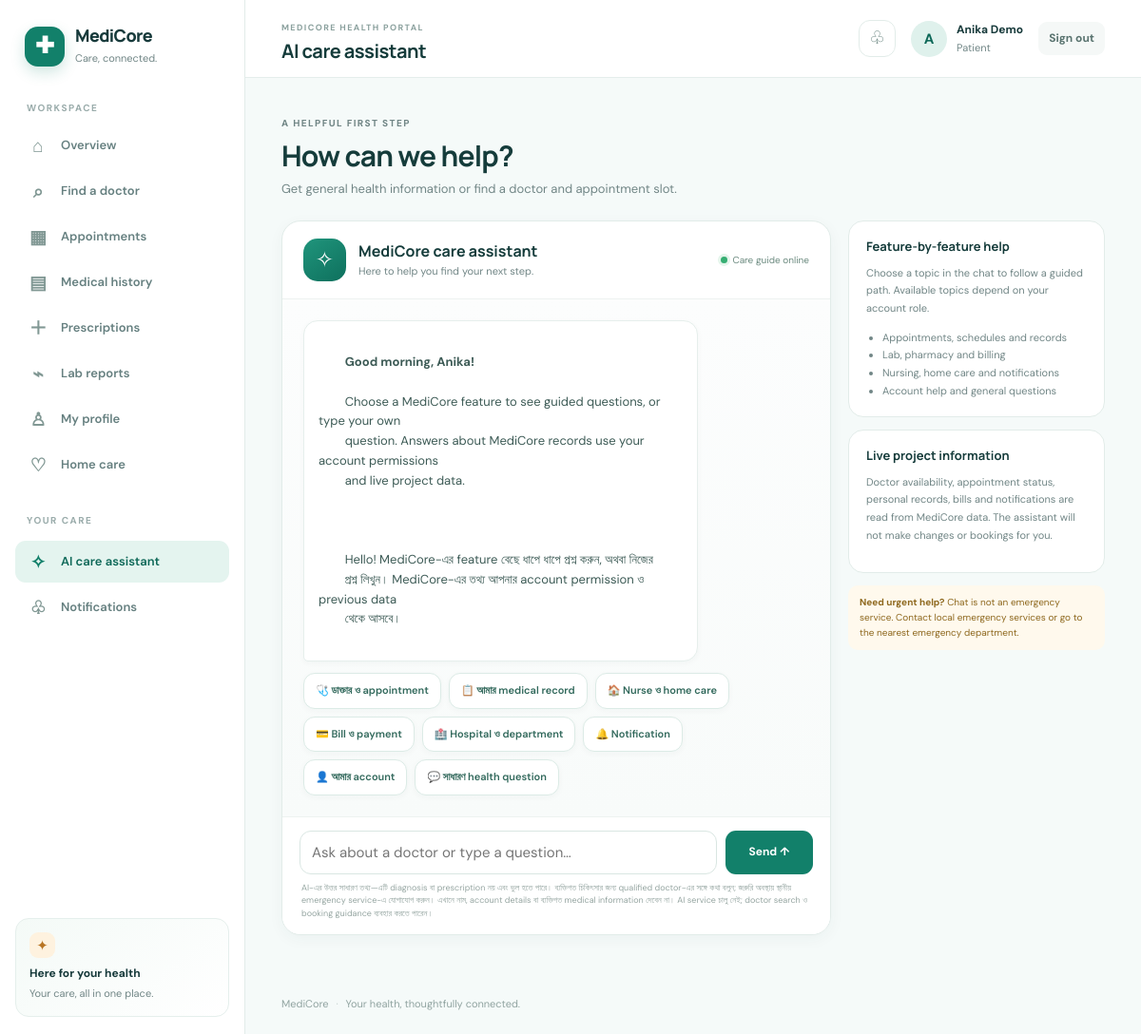
The page /chatbot/ (signed in) on the database its author committed.
### apps/accounts/models.py (models this page shows, shortened)
class User(AbstractUser):
    role = models.CharField(
        max_length=20,
        choices=Role.choices,
        default=Role.PATIENT,
    )
    public_id = models.CharField(
        max_length=20,
        unique=True,
        blank=True,
    )
    is_verified = models.BooleanField(default=False)

### apps/chatbot/views.py (the view)
# urls.py: path("", chatbot_page, name="page"),
@login_required
def chatbot_page(request):
    return render(
        request,
        "chatbot/chat.html",
        {
            "ai_enabled": bool(getattr(settings, "GEMINI_API_KEY", "")),
            "guided_options": get_start_options(request.user.role),
        },
    )

### apps/chatbot/flows.py (called while the page is built)
def get_start_options(role):
    return START_MENUS.get(role, START_MENUS["PATIENT"])

### templates/chatbot/chat.html (shortened to what this page needs)
{% extends "base.html" %}
{% block page_heading %}AI care assistant{% endblock %}
{% block content %}
<div class="page-header">
  <div>
    <p class="eyebrow">A HELPFUL FIRST STEP</p>
    <h1>How can we help?</h1>
    <p>Get general health information or find a doctor and appointment slot.</p>
  </div>
</div>
<div class="chat-layout">
  <section class="chat-panel" aria-label="MediCore assistant chat">
    <div class="chat-intro">
      <div class="chat-brand-mark" aria-hidden="true">✧</div>
      <div>
        <h2>MediCore care assistant</h2>
        <p>Here to help you find your next step.</p>
      </div>
      <span class="assistant-status">
        <i class="status-dot"></i>
        {% if ai_enabled %}AI assistant online{% else %}Care guide online{% endif %}
      </span>
    </div>
    <div
      id="chat-messages"
      class="chat-messages"
      aria-live="polite"
      aria-relevant="additions text"
    >
      <div class="chat-bubble bot">
        <strong
          id="chat-greeting"
          data-first-name="{{ request.user.first_name|default:request.user.username }}"
        >Hello!</strong>
        Choose a MediCore feature to see guided questions, or type your own
        question. Answers about MediCore records use your account permissions
        and live project data.
        <br><br>
        Hello! MediCore-এর feature বেছে ধাপে ধাপে প্রশ্ন করুন, অথবা নিজের
        প্রশ্ন লিখুন। MediCore-এর তথ্য আপনার account permission ও previous data
        থেকে আসবে।
      </div>
      <div class="chat-options" aria-label="Choose a feature">
        {% for option in guided_options %}
          <button
            class="chat-option"
            type="button"
            data-chat-option="{{ option.value }}"
          >
            {{ option.label }}
          </button>
        {% endfor %}
      </div>
    </div>
    <form id="chat-form" class="chat-composer">
      <div class="chat-input-row">
        <input
          id="chat-input"
          type="text"
          maxlength="500"
          placeholder="Ask about a doctor or type a question…"
          autocomplete="off"
          required
        >
        <button type="submit" id="chat-send">
          Send <span aria-hidden="true">↑</span>
        </button>
      </div>
      <p class="chat-disclaimer">
        AI-এর উত্তর সাধারণ তথ্য—এটি diagnosis বা prescription নয় এবং ভুল হতে
        পারে। ব্যক্তিগত চিকিৎসার জন্য qualified doctor-এর সঙ্গে কথা বলুন;
        জরুরি অবস্থায় স্থানীয় emergency service-এ যোগাযোগ করুন। এখানে নাম,
        account details বা ব্যক্তিগত medical information দেবেন না।
        {% if ai_enabled %}
          স্বাস্থ্য-তথ্যের source link উত্তরটির নিচে দেখানো হবে।
        {% else %}
          AI service চালু নেই; doctor search ও booking guidance ব্যবহার করতে পারেন।
        {% endif %}
      </p>
    </form>
  </section>
  <aside class="chat-sidebar">
    <section class="chat-side-card">
      <h3>Feature-by-feature help</h3>
      <p>
        Choose a topic in the chat to follow a guided path. Available topics
        depend on your account role.
      </p>
      <ul>
        <li>Appointments, schedules and records</li>
        <li>Lab, pharmacy and billing</li>
        <li>Nursing, home care and notifications</li>
        <li>Account help and general questions</li>
      </ul>
    </section>
    <section class="chat-side-card">
      <h3>Live project information</h3>
      <p>
        Doctor availability, appointment status, personal records, bills and
        notifications are read from MediCore data. The assistant will not make
        changes or bookings for you.
      </p>
    </section>
    <div class="public-chat-note">
      <strong>Need urgent help?</strong> Chat is not an emergency service.
      Contact local emergency services or go to the nearest emergency
      department.
    </div>
  </aside>
</div>
{% endblock %}

### templates/base.html (shortened to what this page needs)
{% load static %}
<!doctype html>
<html lang="en">
  <head>
    <link rel="stylesheet" href="{% static 'css/base.css' %}" />
    <link rel="stylesheet" href="{% static 'css/components.css' %}" />
    <link rel="stylesheet" href="{% static 'css/pages.css' %}" />
  </head>
  <body>
    {% if request.user.is_authenticated %}
    <div class="app-shell">
      <aside class="sidebar" id="app-sidebar" aria-label="Main navigation">
        <a class="brand" href="{% url 'home' %}">
          <span class="brand-icon" aria-hidden="true">✚</span>
          <span class="brand-copy"><strong>MediCore</strong><small>Care, connected.</small></span>
        </a>
        <div class="nav-caption">WORKSPACE</div>
        <nav class="sidebar-nav">
          {% if request.user.role == 'PATIENT' %}
            <a href="{% url 'patients:dashboard' %}" class="nav-item{% if request.resolver_match.url_name == 'dashboard' and request.resolver_match.namespace == 'patients' %} active{% endif %}"><span class="nav-icon">⌂</span>Overview</a>
            <a href="{% url 'patients:find_doctors' %}" class="nav-item{% if request.resolver_match.url_name == 'find_doctors' %} active{% endif %}"><span class="nav-icon">⌕</span>Find a doctor</a>
            <a href="{% url 'patients:appointments' %}" class="nav-item{% if request.resolver_match.url_name == 'appointments' %} active{% endif %}"><span class="nav-icon">▦</span>Appointments</a>
            <a href="{% url 'patients:medical_history' %}" class="nav-item{% if request.resolver_match.url_name == 'medical_history' %} active{% endif %}"><span class="nav-icon">▤</span>Medical history</a>
            <a href="{% url 'patients:prescriptions' %}" class="nav-item{% if request.resolver_match.url_name == 'prescriptions' %} active{% endif %}"><span class="nav-icon">＋</span>Prescriptions</a>
            <a href="{% url 'patients:lab_reports' %}" class="nav-item{% if request.resolver_match.url_name == 'lab_reports' %} active{% endif %}"><span class="nav-icon">⌁</span>Lab reports</a>
            <a href="{% url 'patients:profile' %}" class="nav-item{% if request.resolver_match.url_name == 'profile' and request.resolver_match.namespace == 'patients' %} active{% endif %}"><span class="nav-icon">♙</span>My profile</a>
            <a href="{% url 'nurses:my_home_care_requests' %}" class="nav-item"><span class="nav-icon">♡</span>Home care</a>
          {% elif request.user.role == 'LAB' %}
            <a href="{% url 'medical_records:lab_orders' %}" class="nav-item active"><span class="nav-icon">⌁</span>Lab orders</a>
          {% elif request.user.role == 'PHARMACIST' %}
            <a href="{% url 'pharmacy:prescriptions' %}" class="nav-item active"><span class="nav-icon">＋</span>Prescriptions</a>
          {% elif request.user.role == 'RECEPTIONIST' %}
            <a href="{% url 'billing:bills' %}" class="nav-item active"><span class="nav-icon">▤</span>Billing</a>
          {% elif request.user.is_superuser or request.user.role == 'ADMIN' %}
            <a href="{% url 'admin:index' %}" class="nav-item"><span class="nav-icon">⚙</span>Administration</a>
          {% endif %}
          <div class="nav-caption nav-caption-spaced">YOUR CARE</div>
          <a href="{% url 'chatbot:page' %}" class="nav-item{% if request.resolver_match.namespace == 'chatbot' %} active{% endif %}"><span class="nav-icon">✧</span>AI care assistant</a>
          <a href="{% url 'notifications:list' %}" class="nav-item{% if request.resolver_match.namespace == 'notifications' %} active{% endif %}"><span class="nav-icon">♧</span>Notifications</a>
        </nav>
        <div class="sidebar-footer">
          <div class="sidebar-help-mark">✦</div>
          <strong>Here for your health</strong>
          <span>Your care, all in one place.</span>
        </div>
      </aside>
      <main class="main-content">
        <header class="topbar">
          <div class="topbar-title-wrap">
            <div><span class="page-label">MEDICORE HEALTH PORTAL</span><h1>{% block page_heading %}Your workspace{% endblock %}</h1></div>
          </div>
          <div class="topbar-actions">
            <a class="icon-button notification-link" href="{% url 'notifications:list' %}" aria-label="Notifications">♧</a>
            <div class="user-mini">
              <div class="avatar">{{ request.user.first_name|default:request.user.username|slice:':1'|upper }}</div>
              <div class="user-details"><strong>{{ request.user.get_full_name|default:request.user.username }}</strong><span>{{ request.user.get_role_display }}</span></div>
            </div>
            <form method="post" action="{% url 'logout' %}" class="logout-form">{% csrf_token %}<button type="submit" class="logout-button">Sign out</button></form>
          </div>
        </header>
    {% endif %}
    {% if request.user.is_authenticated %}<section class="page-content">{% else %}<main class="public-content">{% endif %}
      {% block content %}{% endblock %}
    {% if request.user.is_authenticated %}</section>{% else %}</main>{% endif %}
    {% if request.user.is_authenticated %}
      <footer class="site-footer">MediCore <span>·</span> Your health, thoughtfully connected.</footer>
    </main>
    </div>
    {% else %}
      <footer class="site-footer">MediCore <span>·</span> Your health, thoughtfully connected.</footer>
    </div>
    {% endif %}
  </body>
</html>

### static/css/components.css (style rules this page uses)
input, select, textarea { max-width: 100%; border: 1px solid #d9e6e2; border-radius: 10px; background: #fff; color: var(--text); }
input:not([type="checkbox"]):not([type="radio"]):not([type="submit"]), select, textarea { width: 100%; min-height: 42px; padding: 10px 12px; }
.page-header { display: flex; align-items: flex-end; justify-content: space-between; gap: 18px; margin-bottom: 23px; }
.page-header h1 { font-size: clamp(22px, 3vw, 30px); letter-spacing: -.8px; }
.page-header p { margin: 6px 0 0; color: var(--muted); font-size: 13px; }
.eyebrow { margin-bottom: 7px !important; color: var(--primary); font-size: 10px !important; font-weight: 800; letter-spacing: 1.4px; text-transform: uppercase; }

### static/css/pages.css (style rules this page uses)
.chat-layout { display: grid; width: min(1120px, 100%); grid-template-columns: minmax(0, 1fr) 270px; gap: 18px; margin: 0 auto; }
.chat-panel { display: flex; min-height: min(680px, calc(100vh - 170px)); flex-direction: column; overflow: hidden; border: 1px solid var(--border); border-radius: 20px; background: #fff; box-shadow: var(--shadow-sm); }
.chat-intro { display: flex; align-items: center; gap: 13px; padding: 18px 22px; border-bottom: 1px solid #edf2f0; }
.chat-brand-mark { display: grid; width: 45px; height: 45px; flex: 0 0 45px; place-items: center; border-radius: 15px; background: linear-gradient(145deg, #20957c, #0e705d); color: #fff; font-size: 23px; }
.chat-intro h2 { font-size: 16px; }
.chat-intro p { margin: 3px 0 0; color: var(--muted); font-size: 11px; }
.assistant-status { display: flex; align-items: center; gap: 6px; margin-left: auto; color: #6b8a7f; font-size: 10px; white-space: nowrap; }
.status-dot { width: 7px; height: 7px; border-radius: 50%; background: #35ae72; box-shadow: 0 0 0 3px #e4f5eb; }
.chat-messages { display: flex; min-height: 320px; flex: 1; flex-direction: column; gap: 12px; overflow-y: auto; padding: 22px; background: linear-gradient(#fcfdfd, #f8fbfa); }
.chat-bubble { max-width: min(78%, 560px); padding: 12px 15px; border-radius: 15px; overflow-wrap: anywhere; font-size: 13px; white-space: pre-wrap; }
.chat-bubble.bot { align-self: flex-start; border: 1px solid #e6efec; border-bottom-left-radius: 5px; background: #fff; color: #3d5b56; box-shadow: 0 2px 6px rgba(25,69,61,.035); }
.chat-composer { padding: 14px 18px 15px; border-top: 1px solid #edf2f0; background: #fff; }
.chat-input-row { display: flex; gap: 9px; }
.chat-input-row input { min-width: 0; flex: 1; border-radius: 12px; }
.chat-input-row button { min-width: 92px; border: 0; border-radius: 11px; background: var(--primary); color: white; font-size: 12px; font-weight: 700; }
.chat-disclaimer { margin: 8px 2px 0; color: #96a6a2; font-size: 9px; line-height: 1.5; }
.chat-options { display: flex; width: min(92%, 620px); flex-wrap: wrap; gap: 8px; align-self: flex-start; }
.chat-option { padding: 9px 12px; border: 1px solid #dcebe6; border-radius: 12px; background: #fff; color: #32695c; text-align: left; font-size: 11px; font-weight: 600; box-shadow: 0 2px 7px rgba(25,69,61,.035); cursor: pointer; }
.chat-sidebar { display: flex; flex-direction: column; gap: 13px; }
.chat-side-card { padding: 18px; border: 1px solid var(--border); border-radius: 16px; background: #fff; }
.chat-side-card h3 { margin-bottom: 10px; font-size: 13px; }
.chat-side-card p, .chat-side-card li { color: var(--muted); font-size: 11px; line-height: 1.7; }
.chat-side-card ul { margin: 0; padding-left: 17px; }
.public-chat-note { padding: 10px 12px; border-radius: 10px; background: #fff9ed; color: #8e681e; font-size: 10px; line-height: 1.6; }

### rows shown on the page
User: user.first_name "A", user.get_full_name "Anika Demo", user.role "Patient"

### other values the page prints
{{ option.label }} "🩺 ডাক্তার ও appointment" "📋 আমার medical record" "🏠 Nurse ও home care" "💳 Bill ও payment" "🏥 Hospital ও department" "🔔 Notification" "👤 আমার account" "💬 সাধারণ health question"
